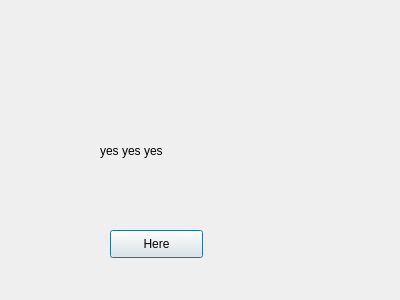
<?xml version="1.0" encoding="UTF-8"?>
<ui version="4.0">
 <class>menuList</class>
 <widget class="QDialog" name="menuList">
  <property name="geometry">
   <rect>
    <x>0</x>
    <y>0</y>
    <width>400</width>
    <height>300</height>
   </rect>
  </property>
  <property name="windowTitle">
   <string>Dialog</string>
  </property>
  <widget class="QLabel" name="label">
   <property name="geometry">
    <rect>
     <x>100</x>
     <y>110</y>
     <width>251</width>
     <height>81</height>
    </rect>
   </property>
   <property name="text">
    <string>yes yes yes</string>
   </property>
  </widget>
  <widget class="QPushButton" name="pushButton">
   <property name="geometry">
    <rect>
     <x>110</x>
     <y>230</y>
     <width>93</width>
     <height>28</height>
    </rect>
   </property>
   <property name="text">
    <string>Here</string>
   </property>
  </widget>
 </widget>
 <resources/>
 <connections/>
</ui>
